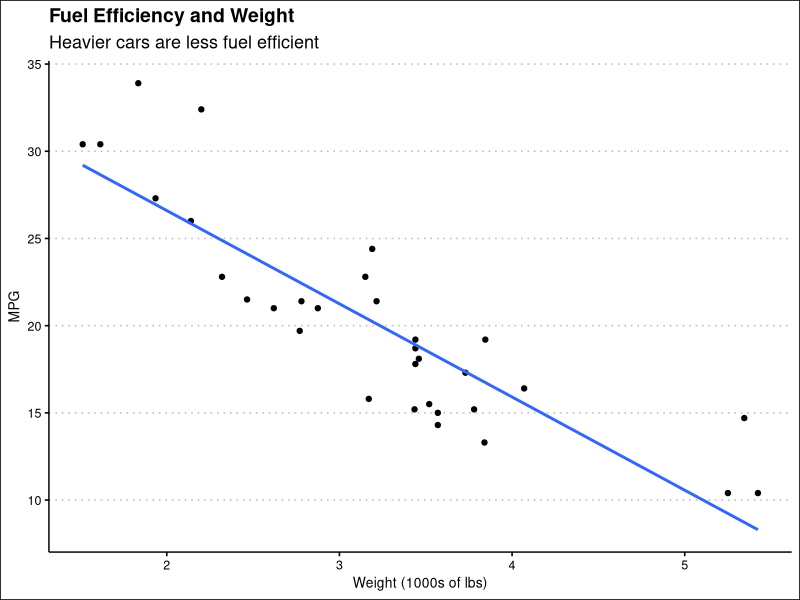

The R script that drew this image:
## ---- chunk 1
library(tidyverse)
library(ggthemes) 
## ---- chunk 2
mtcars |>
  select(wt, mpg) |>
  ggplot(aes(wt, mpg)) +
  geom_point() +
  geom_smooth(method = lm, se = FALSE) +
  theme_clean() +
  labs(title= "Fuel Efficiency and Weight",
       subtitle = "Heavier cars are less fuel efficient",
       x = "Weight (1000s of lbs)",
       y = "MPG")
#| echo: false #| label: car-plot
